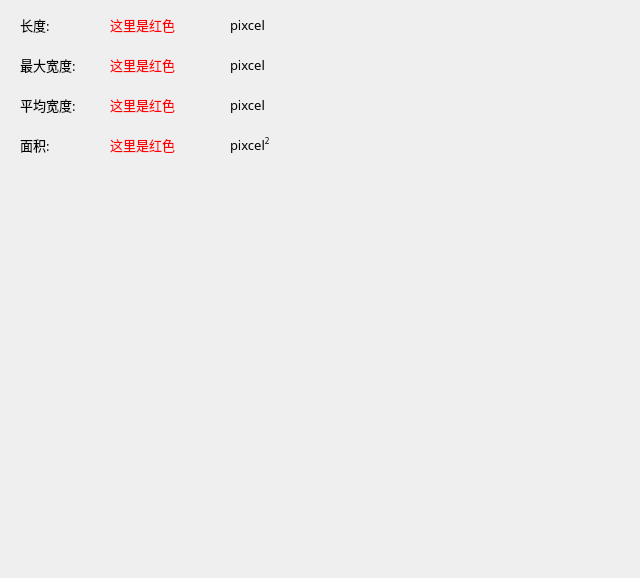
<?xml version="1.0" encoding="UTF-8"?>
<ui version="4.0">
 <class>MainWindow</class>
 <widget class="QDialog" name="MainWindow">
  <property name="geometry">
   <rect>
    <x>0</x>
    <y>0</y>
    <width>640</width>
    <height>578</height>
   </rect>
  </property>
  <property name="focusPolicy">
   <enum>Qt::NoFocus</enum>
  </property>
  <property name="windowTitle">
   <string>Dialog</string>
  </property>
  <widget class="QLabel" name="label">
   <property name="geometry">
    <rect>
     <x>20</x>
     <y>10</y>
     <width>91</width>
     <height>31</height>
    </rect>
   </property>
   <property name="font">
    <font>
     <family>微软雅黑</family>
     <pointsize>10</pointsize>
    </font>
   </property>
   <property name="text">
    <string>长度:</string>
   </property>
   <property name="textFormat">
    <enum>Qt::PlainText</enum>
   </property>
   <property name="textInteractionFlags">
    <set>Qt::LinksAccessibleByMouse|Qt::TextEditable|Qt::TextEditorInteraction|Qt::TextSelectableByKeyboard|Qt::TextSelectableByMouse</set>
   </property>
  </widget>
  <widget class="QLabel" name="label_2">
   <property name="geometry">
    <rect>
     <x>20</x>
     <y>50</y>
     <width>91</width>
     <height>31</height>
    </rect>
   </property>
   <property name="font">
    <font>
     <family>微软雅黑</family>
     <pointsize>10</pointsize>
    </font>
   </property>
   <property name="text">
    <string>最大宽度:</string>
   </property>
   <property name="textInteractionFlags">
    <set>Qt::LinksAccessibleByMouse|Qt::TextEditable|Qt::TextEditorInteraction|Qt::TextSelectableByKeyboard|Qt::TextSelectableByMouse</set>
   </property>
  </widget>
  <widget class="QLabel" name="label_3">
   <property name="geometry">
    <rect>
     <x>20</x>
     <y>130</y>
     <width>91</width>
     <height>31</height>
    </rect>
   </property>
   <property name="font">
    <font>
     <family>微软雅黑</family>
     <pointsize>10</pointsize>
    </font>
   </property>
   <property name="text">
    <string>面积:</string>
   </property>
   <property name="textInteractionFlags">
    <set>Qt::LinksAccessibleByMouse|Qt::TextEditable|Qt::TextEditorInteraction|Qt::TextSelectableByKeyboard|Qt::TextSelectableByMouse</set>
   </property>
  </widget>
  <widget class="QLabel" name="label_4">
   <property name="geometry">
    <rect>
     <x>230</x>
     <y>130</y>
     <width>61</width>
     <height>31</height>
    </rect>
   </property>
   <property name="font">
    <font>
     <family>微软雅黑</family>
     <pointsize>10</pointsize>
    </font>
   </property>
   <property name="text">
    <string>pixcel&lt;sup&gt;2&lt;/sup&gt;</string>
   </property>
   <property name="textFormat">
    <enum>Qt::RichText</enum>
   </property>
   <property name="textInteractionFlags">
    <set>Qt::LinksAccessibleByMouse|Qt::TextEditable|Qt::TextEditorInteraction|Qt::TextSelectableByKeyboard|Qt::TextSelectableByMouse</set>
   </property>
  </widget>
  <widget class="QLabel" name="label_5">
   <property name="geometry">
    <rect>
     <x>20</x>
     <y>90</y>
     <width>91</width>
     <height>31</height>
    </rect>
   </property>
   <property name="font">
    <font>
     <family>微软雅黑</family>
     <pointsize>10</pointsize>
    </font>
   </property>
   <property name="text">
    <string>平均宽度:</string>
   </property>
   <property name="textInteractionFlags">
    <set>Qt::LinksAccessibleByMouse|Qt::TextEditable|Qt::TextEditorInteraction|Qt::TextSelectableByKeyboard|Qt::TextSelectableByMouse</set>
   </property>
  </widget>
  <widget class="QLabel" name="label_6">
   <property name="geometry">
    <rect>
     <x>230</x>
     <y>90</y>
     <width>61</width>
     <height>31</height>
    </rect>
   </property>
   <property name="font">
    <font>
     <family>微软雅黑</family>
     <pointsize>10</pointsize>
    </font>
   </property>
   <property name="text">
    <string>&lt;html&gt;&lt;head/&gt;&lt;body&gt;&lt;p&gt;pixcel&lt;/p&gt;&lt;/body&gt;&lt;/html&gt;</string>
   </property>
   <property name="textFormat">
    <enum>Qt::RichText</enum>
   </property>
   <property name="textInteractionFlags">
    <set>Qt::LinksAccessibleByMouse|Qt::TextEditable|Qt::TextEditorInteraction|Qt::TextSelectableByKeyboard|Qt::TextSelectableByMouse</set>
   </property>
  </widget>
  <widget class="QLabel" name="label_7">
   <property name="geometry">
    <rect>
     <x>230</x>
     <y>50</y>
     <width>61</width>
     <height>31</height>
    </rect>
   </property>
   <property name="font">
    <font>
     <family>微软雅黑</family>
     <pointsize>10</pointsize>
    </font>
   </property>
   <property name="text">
    <string>&lt;html&gt;&lt;head/&gt;&lt;body&gt;&lt;p&gt;pixcel&lt;/p&gt;&lt;/body&gt;&lt;/html&gt;</string>
   </property>
   <property name="textFormat">
    <enum>Qt::RichText</enum>
   </property>
   <property name="textInteractionFlags">
    <set>Qt::LinksAccessibleByMouse|Qt::TextEditable|Qt::TextEditorInteraction|Qt::TextSelectableByKeyboard|Qt::TextSelectableByMouse</set>
   </property>
  </widget>
  <widget class="QLabel" name="label_8">
   <property name="geometry">
    <rect>
     <x>230</x>
     <y>10</y>
     <width>61</width>
     <height>31</height>
    </rect>
   </property>
   <property name="font">
    <font>
     <family>微软雅黑</family>
     <pointsize>10</pointsize>
    </font>
   </property>
   <property name="text">
    <string>&lt;html&gt;&lt;head/&gt;&lt;body&gt;&lt;p&gt;pixcel&lt;/p&gt;&lt;/body&gt;&lt;/html&gt;</string>
   </property>
   <property name="textFormat">
    <enum>Qt::RichText</enum>
   </property>
   <property name="textInteractionFlags">
    <set>Qt::LinksAccessibleByMouse|Qt::TextEditable|Qt::TextEditorInteraction|Qt::TextSelectableByKeyboard|Qt::TextSelectableByMouse</set>
   </property>
  </widget>
  <widget class="QLabel" name="label_9">
   <property name="geometry">
    <rect>
     <x>110</x>
     <y>10</y>
     <width>91</width>
     <height>31</height>
    </rect>
   </property>
   <property name="font">
    <font>
     <family>微软雅黑</family>
     <pointsize>10</pointsize>
    </font>
   </property>
   <property name="text">
    <string> &lt;font color=&quot;red&quot;&gt;这里是红色&lt;/font&gt;</string>
   </property>
   <property name="textInteractionFlags">
    <set>Qt::LinksAccessibleByMouse|Qt::TextEditable|Qt::TextEditorInteraction|Qt::TextSelectableByKeyboard|Qt::TextSelectableByMouse</set>
   </property>
  </widget>
  <widget class="QLabel" name="label_10">
   <property name="geometry">
    <rect>
     <x>110</x>
     <y>50</y>
     <width>91</width>
     <height>31</height>
    </rect>
   </property>
   <property name="font">
    <font>
     <family>微软雅黑</family>
     <pointsize>10</pointsize>
    </font>
   </property>
   <property name="text">
    <string> &lt;font color=&quot;red&quot;&gt;这里是红色&lt;/font&gt;</string>
   </property>
   <property name="textInteractionFlags">
    <set>Qt::LinksAccessibleByMouse|Qt::TextEditable|Qt::TextEditorInteraction|Qt::TextSelectableByKeyboard|Qt::TextSelectableByMouse</set>
   </property>
  </widget>
  <widget class="QLabel" name="label_11">
   <property name="geometry">
    <rect>
     <x>110</x>
     <y>90</y>
     <width>91</width>
     <height>31</height>
    </rect>
   </property>
   <property name="font">
    <font>
     <family>微软雅黑</family>
     <pointsize>10</pointsize>
    </font>
   </property>
   <property name="text">
    <string> &lt;font color=&quot;red&quot;&gt;这里是红色&lt;/font&gt;</string>
   </property>
   <property name="textInteractionFlags">
    <set>Qt::LinksAccessibleByMouse|Qt::TextEditable|Qt::TextEditorInteraction|Qt::TextSelectableByKeyboard|Qt::TextSelectableByMouse</set>
   </property>
  </widget>
  <widget class="QLabel" name="label_12">
   <property name="geometry">
    <rect>
     <x>110</x>
     <y>130</y>
     <width>91</width>
     <height>31</height>
    </rect>
   </property>
   <property name="font">
    <font>
     <family>微软雅黑</family>
     <pointsize>10</pointsize>
    </font>
   </property>
   <property name="text">
    <string> &lt;font color=&quot;red&quot;&gt;这里是红色&lt;/font&gt;</string>
   </property>
   <property name="textInteractionFlags">
    <set>Qt::LinksAccessibleByMouse|Qt::TextEditable|Qt::TextEditorInteraction|Qt::TextSelectableByKeyboard|Qt::TextSelectableByMouse</set>
   </property>
  </widget>
 </widget>
 <resources/>
 <connections/>
</ui>
